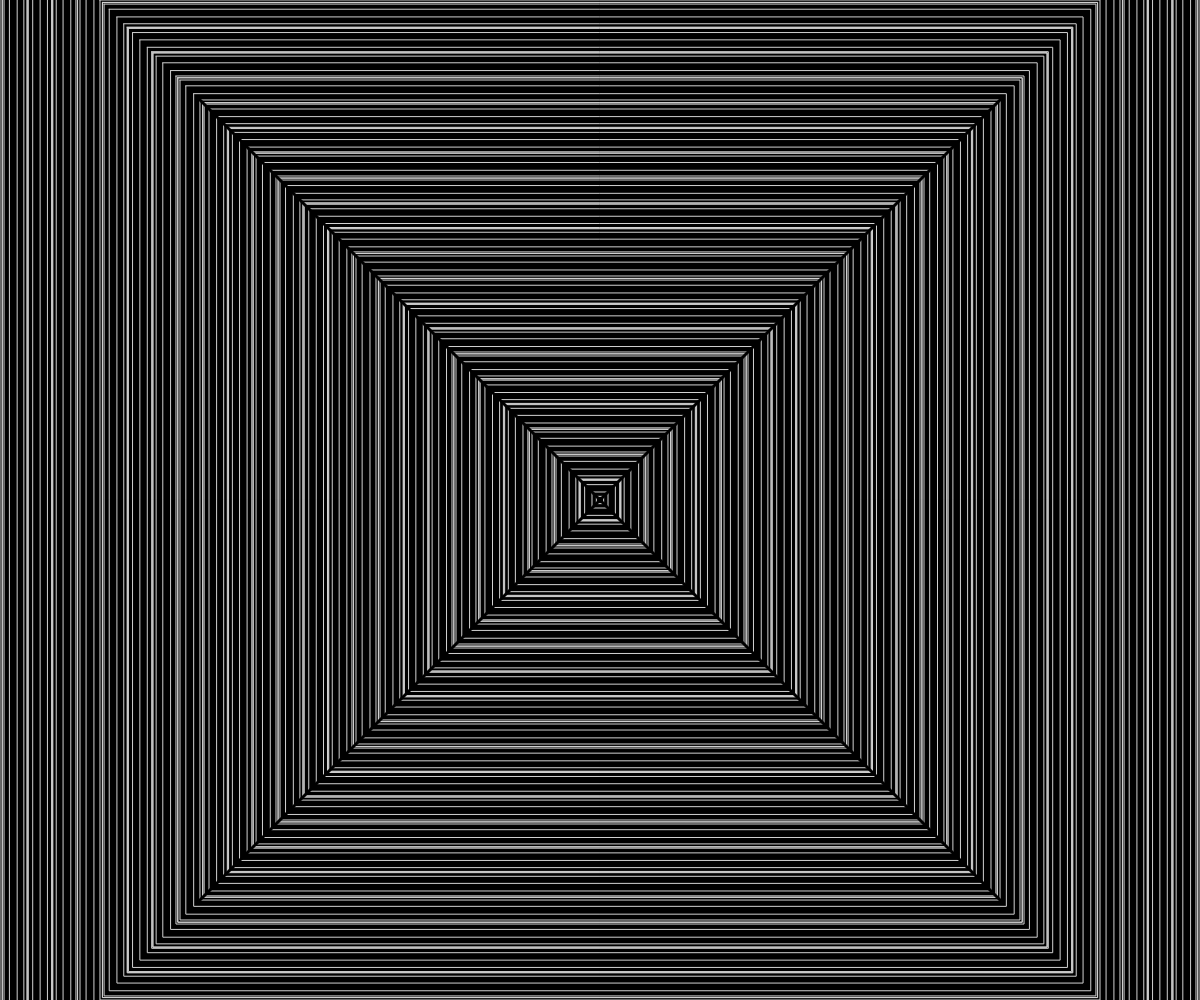
Frame 1 (no input)
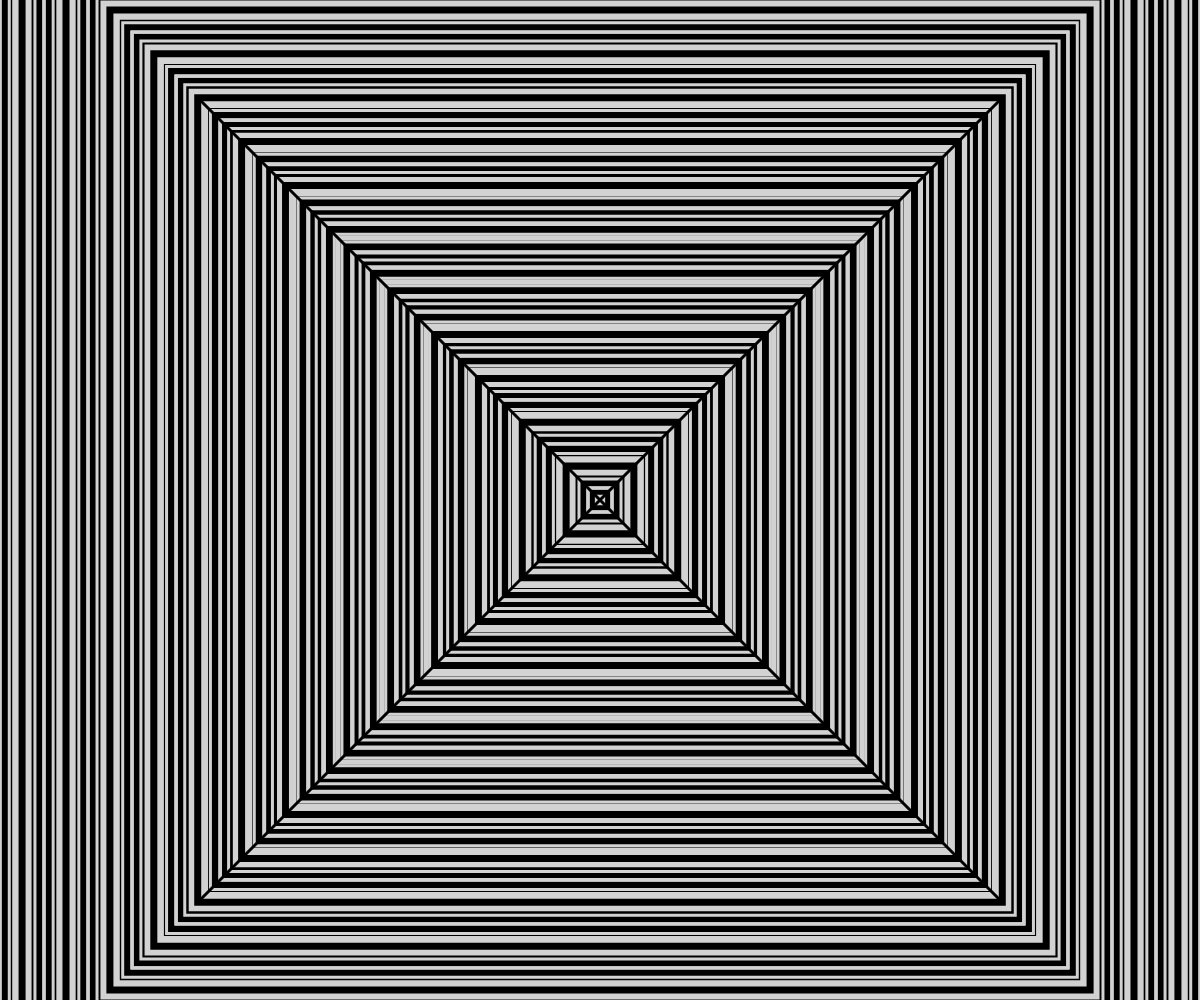
Frame 60 (no input)
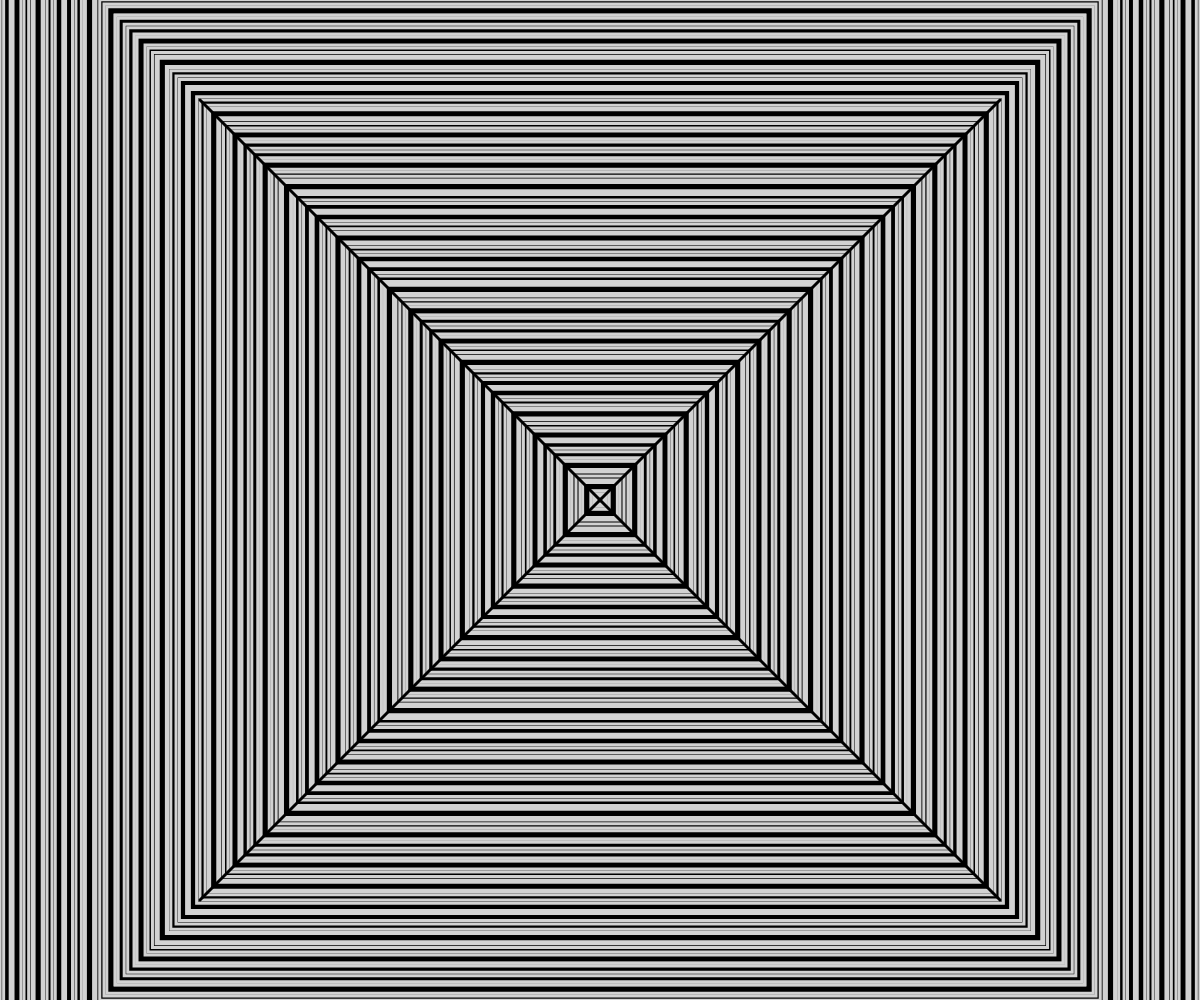
Frame 120 (the mouse pressed at the canvas centre since frame 60)

The p5.js sketch that drew these frames (run headless with seeded random() and noise() and a simulated clock; from frame 60 on, the mouse is pressed at the canvas centre):

// p5.js sketch
// ── sketch.js
var doos = [];


function setup() {
    cnv = createCanvas(windowWidth, windowHeight);
  // let newCanvasX = (windowWidth);
  // let newCanvasY = (windowHeight);
  // cnv.position(newCanvasX, newCanvasY);
  for (let i = 0; i < windowWidth; i++){
   doos[i] = new Doos(0, 0, i*4, i-2, i*0.001);
  }
}

function draw() {
  background(0);
  translate(width/2, height/2);
  
  for (let i = 0; i < windowWidth; i++){   
  doos[i].move();
  doos[i].show(); 
  }
  stroke(0);
  strokeWeight(3);
  line(0,0, 400, 400);
  line(0,0, -400, -400);
  line(0,0, 400, -400);
  line(0,0, -400, 400);
  
}
// ── doos.js
var start = 0;
var golfX;
var golfY;
var amplitude = 4;
var snelheid = 0.1;
//var offs = 100;

class Doos{
  constructor(x, y, offs1, offs2, snelheid){
    this.x = x;
    this.y = y;  
    this.offs1 = offs1;
    this.offs2 = offs2;
    this.snelheid = snelheid;
  }
  
  move(){
    golfX = this.offs1+(sin(start*this.snelheid+this.offs2)*amplitude);
    golfY = this.offs1+(sin(start*this.snelheid+this.offs2)*amplitude);
    start += 0.01;
    //console.log(golfX);
  }
  
  
  show(){
    noFill();
    stroke(210);
  beginShape();
  vertex(-golfX, -golfY);
  vertex(golfX, -golfY);
  vertex(golfX, golfY);
  vertex(-golfX, golfY);
  endShape(CLOSE);
  
    
    
  }
  
  
}
